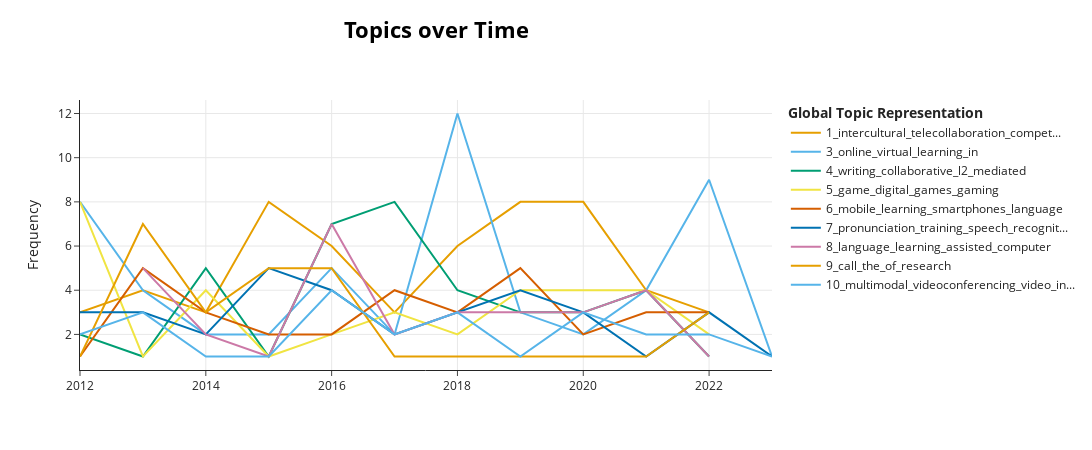

Here is the notebook cell this chart was saved with:
### Code cell
model.visualize_topics_over_time(topics_over_time, topics=[1, 3, 4, 5, 6, 7, 8, 9, 10])
#can innclude topics changing topics_over_time TO topics_over_time, topics=[x, y, z, etc.]

### Figure 1 — Plotly figure (JSON) as saved in the notebook; plotly's stock layout.template omitted (floating-point values rounded to 4 significant figures)
{"data": [{"hoverinfo": "text", "hovertext": ["<b>Topic 1</b><br>Words: short, intercultural, telecollaboration, structure, abroad", "<b>Topic 1</b><br>Words: intercultural, telecollaboration, monoglot, filling, gaps", "<b>Topic 1</b><br>Words: intercultural, web, born, nurses, foreign", "<b>Topic 1</b><br>Words: intercultural, service, cultural, competence, telecollaboration", "<b>Topic 1</b><br>Words: telecollaboration, intercultural, cultural, cross, project", "<b>Topic 1</b><br>Words: intercultural, telecollaboration, cheap, lingua, franca", "<b>Topic 1</b><br>Words: intercultural, telecollaboration, competence, mis, gracias", "<b>Topic 1</b><br>Words: telecollaboration, intercultural, cultural, competence, study", "<b>Topic 1</b><br>Words: intercultural, telecollaboration, competence, apos, in", "<b>Topic 1</b><br>Words: intercultural, study, telecollaboration, raising, cultural", "<b>Topic 1</b><br>Words: telecollaboration, multinational, large, across, 23"], "marker": {"color": "#E69F00"}, "mode": "lines", "name": "1_intercultural_telecollaboration_compet...", "type": "scatter", "x": [2012, 2013, 2014, 2015, 2016, 2017, 2018, 2019, 2020, 2021, 2022], "y": [3, 4, 3, 8, 6, 3, 6, 8, 8, 4, 3]}, {"hoverinfo": "text", "hovertext": ["<b>Topic 3</b><br>Words: online, distance, virtual, learning, at", "<b>Topic 3</b><br>Words: online, virtual, environment, an, emic", "<b>Topic 3</b><br>Words: course, online, purposing, deutsch, welle", "<b>Topic 3</b><br>Words: multiuser, reflective, tracing, modes, facilitating", "<b>Topic 3</b><br>Words: online, learning, journaling, labeling, webconferencing", "<b>Topic 3</b><br>Words: guide, online, dynamics, scaffolding, resources", "<b>Topic 3</b><br>Words: online, learning, engagement, in, interaction", "<b>Topic 3</b><br>Words: characteristics, quantity, formative, scores, diversity", "<b>Topic 3</b><br>Words: professional, vision, languages, making, tpack", "<b>Topic 3</b><br>Words: quality, online, retention, factors, student", "<b>Topic 3</b><br>Words: virtual, online, exchange, professional, in", "<b>Topic 3</b><br>Words: interpretivist, methodology, elt, critical, exchange"], "marker": {"color": "#56B4E9"}, "mode": "lines", "name": "3_online_virtual_learning_in", "type": "scatter", "x": [2012, 2013, 2014, 2015, 2016, 2017, 2018, 2019, 2020, 2021, 2022, 2023], "y": [8, 4, 2, 2, 5, 2, 12, 3, 2, 4, 9, 1]}, {"hoverinfo": "text", "hovertext": ["<b>Topic 4</b><br>Words: audience, cooperation, dynamics, analyzing, wikis", "<b>Topic 4</b><br>Words: small, groups, wikis, patterns, mediated", "<b>Topic 4</b><br>Words: collaborative, writing, transparent, computing, dialogues", "<b>Topic 4</b><br>Words: praxis, wikipedia, socialization, writers, mediated", "<b>Topic 4</b><br>Words: writing, l2, collaborative, computer, mediated", "<b>Topic 4</b><br>Words: collaborative, writing, l2, activities, wiki", "<b>Topic 4</b><br>Words: writing, collaborative, mediated, update, indirect", "<b>Topic 4</b><br>Words: writing, collaborative, tracing, l2, docs", "<b>Topic 4</b><br>Words: peer, writing, face, inter, collaborative", "<b>Topic 4</b><br>Words: collaborative, writing, process, l2, computer", "<b>Topic 4</b><br>Words: pattern, regulation, activity, collaborative, web"], "marker": {"color": "#009E73"}, "mode": "lines", "name": "4_writing_collaborative_l2_mediated", "type": "scatter", "x": [2012, 2013, 2014, 2015, 2016, 2017, 2018, 2019, 2020, 2021, 2022], "y": [2, 1, 5, 1, 7, 8, 4, 3, 3, 4, 1]}, {"hoverinfo": "text", "hovertext": ["<b>Topic 5</b><br>Words: game, playing, world, warcraft, games", "<b>Topic 5</b><br>Words: play, learn, gaming, culture, to", "<b>Topic 5</b><br>Words: game, digital, games, gaming, willingness", "<b>Topic 5</b><br>Words: communicate, willingness, affect, game, digital", "<b>Topic 5</b><br>Words: games, meets, skilled, common, recurrent", "<b>Topic 5</b><br>Words: connectivity, brain, game, gaming, ddl", "<b>Topic 5</b><br>Words: game, activate, rats, upper, gaming", "<b>Topic 5</b><br>Words: games, digital, fan, anime, context", "<b>Topic 5</b><br>Words: game, digital, games, and, willingness", "<b>Topic 5</b><br>Words: game, flow, where, we, are", "<b>Topic 5</b><br>Words: game, digital, dgbll, discriminant, mechanics"], "marker": {"color": "#F0E442"}, "mode": "lines", "name": "5_game_digital_games_gaming", "type": "scatter", "x": [2012, 2013, 2014, 2015, 2016, 2017, 2018, 2019, 2020, 2021, 2022], "y": [8, 1, 4, 1, 2, 3, 2, 4, 4, 4, 2]}, {"hoverinfo": "text", "hovertext": ["<b>Topic 6</b><br>Words: japan, regulated, mobile, attitudes, university", "<b>Topic 6</b><br>Words: mobile, learning, assisted, bibliography, outlook", "<b>Topic 6</b><br>Words: mobile, learning, smartphones, impacting, determinants", "<b>Topic 6</b><br>Words: mobile, 2012, 2000, uses, trends", "<b>Topic 6</b><br>Words: mobile, conjugating, like, bravely, verbs", "<b>Topic 6</b><br>Words: mobile, learning, smartphones, socio, language", "<b>Topic 6</b><br>Words: mobile, designed, landscape, learning, smartphones", "<b>Topic 6</b><br>Words: mobile, learning, assisted, smartphones, loads", "<b>Topic 6</b><br>Words: mobile, perspective, development, theory, activity", "<b>Topic 6</b><br>Words: mobile, learning, older, chances, emerging", "<b>Topic 6</b><br>Words: mobile, learning, smartphones, hostile, achievements"], "marker": {"color": "#D55E00"}, "mode": "lines", "name": "6_mobile_learning_smartphones_language", "type": "scatter", "x": [2012, 2013, 2014, 2015, 2016, 2017, 2018, 2019, 2020, 2021, 2022], "y": [1, 5, 3, 2, 2, 4, 3, 5, 2, 3, 3]}, {"hoverinfo": "text", "hovertext": ["<b>Topic 7</b><br>Words: pronunciation, flashcards, stroke, elicited, phonetic", "<b>Topic 7</b><br>Words: pronunciation, adaptation, selection, unsupervised, mispronunciation", "<b>Topic 7</b><br>Words: pronunciation, implication, acoustic, spectrographic, tongue", "<b>Topic 7</b><br>Words: pronunciation, recognition, speech, feedback, word", "<b>Topic 7</b><br>Words: pronunciation, training, asr, vowel, duration", "<b>Topic 7</b><br>Words: wrs, word, pronunciation, mispronounced, twitter", "<b>Topic 7</b><br>Words: pronunciation, feedback, asr, fossilised, podcast", "<b>Topic 7</b><br>Words: pronunciation, file, apps, understood, accented", "<b>Topic 7</b><br>Words: transcription, phonological, allophonic, association, awareness", "<b>Topic 7</b><br>Words: pronunciation, equipped, modified, suprasegmental, acoustically", "<b>Topic 7</b><br>Words: intelligibility, automatic, listeners, comparing, recognition"], "marker": {"color": "#0072B2"}, "mode": "lines", "name": "7_pronunciation_training_speech_recognit...", "type": "scatter", "x": [2012, 2013, 2014, 2015, 2016, 2017, 2019, 2020, 2021, 2022, 2023], "y": [3, 3, 2, 5, 4, 2, 4, 3, 1, 3, 1]}, {"hoverinfo": "text", "hovertext": ["<b>Topic 8</b><br>Words: language, computer, learning, technology, technologies", "<b>Topic 8</b><br>Words: environmental, affecting, success, conceptual, technologies", "<b>Topic 8</b><br>Words: runyakitara, languages, re, support, native", "<b>Topic 8</b><br>Words: language, technologies, learning, 20, assisted", "<b>Topic 8</b><br>Words: adaptivity, scaling, personalization, zooming, big", "<b>Topic 8</b><br>Words: assisted, learning, language, computer, retrospect", "<b>Topic 8</b><br>Words: toward, transdisciplinarity, vietnamese, neuroscience, technology", "<b>Topic 8</b><br>Words: language, socioeconomic, bots, status, initiated", "<b>Topic 8</b><br>Words: assisted, language, learning, computer, zulu", "<b>Topic 8</b><br>Words: art, state, purposes, types, technologies"], "marker": {"color": "#CC79A7"}, "mode": "lines", "name": "8_language_learning_assisted_computer", "type": "scatter", "x": [2013, 2014, 2015, 2016, 2017, 2018, 2019, 2020, 2021, 2022], "y": [5, 2, 1, 7, 2, 3, 3, 3, 4, 1]}, {"hoverinfo": "text", "hovertext": ["<b>Topic 9</b><br>Words: lomastv, perception, call, evaluation, use", "<b>Topic 9</b><br>Words: call, the, of, teacher, zone", "<b>Topic 9</b><br>Words: call, whiteboard, really, itilt, designs", "<b>Topic 9</b><br>Words: call, competencies, education, teacher, from", "<b>Topic 9</b><br>Words: call, from, lesson, celebrating, step", "<b>Topic 9</b><br>Words: call, design, synergies, possible, between", "<b>Topic 9</b><br>Words: transparency, 2003, reporting, analyses, 2015", "<b>Topic 9</b><br>Words: call, experiment, unearthing, hidden, advancing", "<b>Topic 9</b><br>Words: now, where, we, are, call", "<b>Topic 9</b><br>Words: patterns, tasks, call, design, using", "<b>Topic 9</b><br>Words: call, spread, 2015, neuroscience, 2011"], "marker": {"color": "#E69F00"}, "mode": "lines", "name": "9_call_the_of_research", "type": "scatter", "x": [2012, 2013, 2014, 2015, 2016, 2017, 2018, 2019, 2020, 2021, 2022], "y": [1, 7, 3, 5, 5, 1, 1, 1, 1, 1, 3]}, {"hoverinfo": "text", "hovertext": ["<b>Topic 10</b><br>Words: native, videoconferencing, multimodal, clue, speaker", "<b>Topic 10</b><br>Words: multimodal, interactions, videoconferencing, webcams, gaze", "<b>Topic 10</b><br>Words: conferencing, experimental, during, video, corrective", "<b>Topic 10</b><br>Words: multimodality, intersection, subversion, critical, perspective", "<b>Topic 10</b><br>Words: multimodal, challenges, videoconferencing, desktop, webcam", "<b>Topic 10</b><br>Words: multimodal, transcribing, webcam, sharing, study", "<b>Topic 10</b><br>Words: multimodal, video, statistically, visualizations, multiliteracies", "<b>Topic 10</b><br>Words: rural, provision, regional, networked, videoconferencing", "<b>Topic 10</b><br>Words: videoconferencing, mediating, verbal, multimodal, social", "<b>Topic 10</b><br>Words: one, videoconferencing, modern, ns, conversational", "<b>Topic 10</b><br>Words: webconference, oracy, produced, multimodality, benefits", "<b>Topic 10</b><br>Words: face, videoconferencing, world, environments, strategy"], "marker": {"color": "#56B4E9"}, "mode": "lines", "name": "10_multimodal_videoconferencing_video_in...", "type": "scatter", "x": [2012, 2013, 2014, 2015, 2016, 2017, 2018, 2019, 2020, 2021, 2022, 2023], "y": [2, 3, 1, 1, 4, 2, 3, 1, 3, 2, 2, 1]}], "layout": {"height": 450, "hoverlabel": {"bgcolor": "white", "font": {"family": "Rockwell", "size": 16}}, "legend": {"title": {"text": "<b>Global Topic Representation"}}, "title": {"font": {"color": "Black", "size": 22}, "text": "<b>Topics over Time</b>", "x": 0.4, "xanchor": "center", "y": 0.95, "yanchor": "top"}, "width": 1250, "xaxis": {"showgrid": true}, "yaxis": {"showgrid": true, "title": {"text": "Frequency"}}}}
